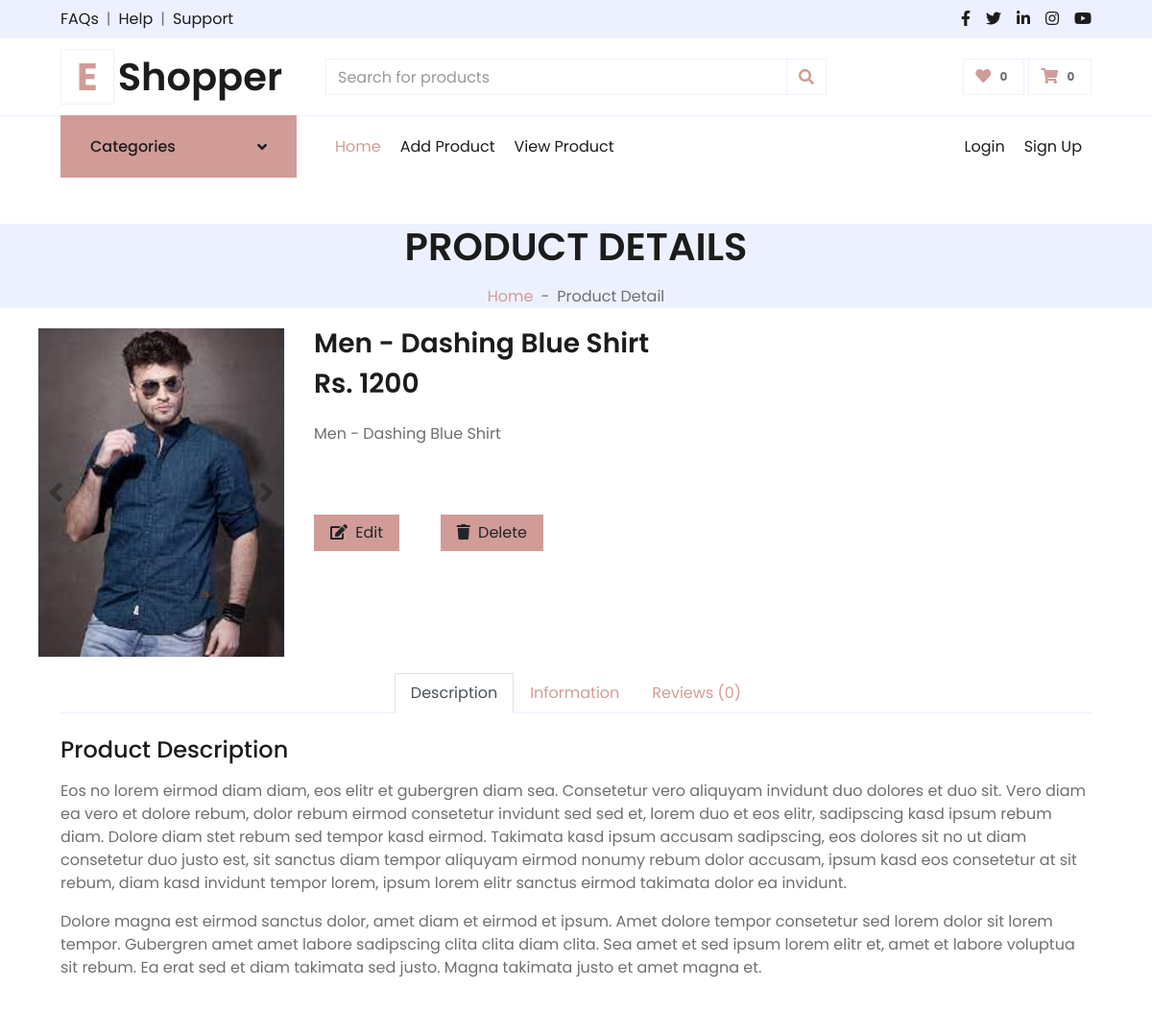
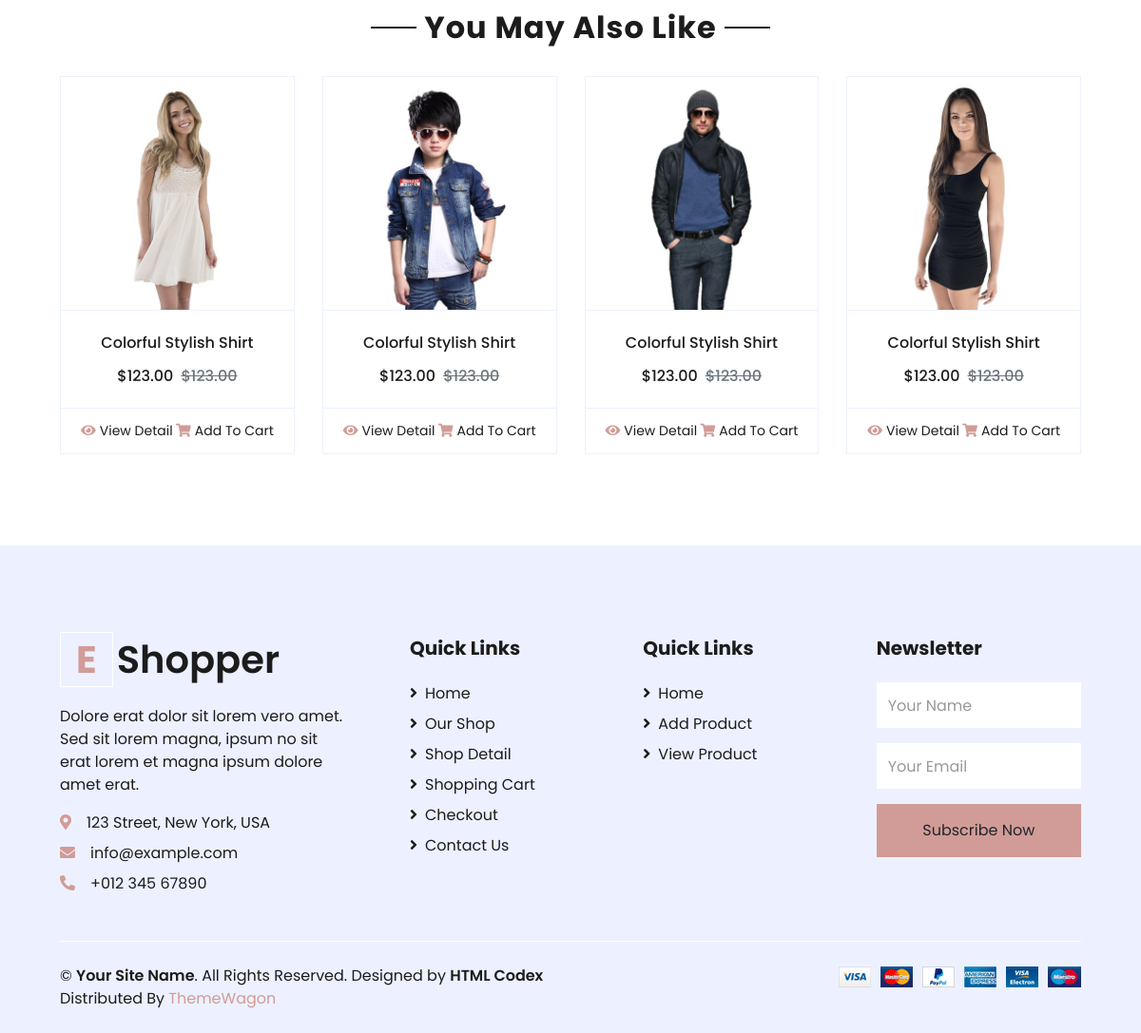
Page /seller-product-detail/1/ on the committed database (2 pictures, top to bottom).
### myapp/models.py (models this page shows, shortened)
class Product(models.Model):
	category=(
			('men','men'),
			('women','women'),
			('accesories','accesories'),
		)
	seller=models.ForeignKey(User,on_delete=models.CASCADE)
	product_category=models.CharField(max_length=100, choices= category)
	product_name=models.CharField(max_length=100)
	product_price=models.PositiveIntegerField()
	product_desc=models.TextField()
	product_image=models.ImageField(upload_to="product_image/")

### myapp/views.py (the view)
# urls.py: path('seller-product-detail/<int:pk>/',views.seller_product_detail,name='seller-product-detail'),
def seller_product_detail(request,pk):
	product=Product.objects.get(pk=pk)
	return render(request,'seller-product-detail.html',{'product':product})

### myapp/templates/seller-product-detail.html (shortened to what this page needs)
{% extends 'seller-header.html' %}
{% load static %}
{% block content %}
<!DOCTYPE html>
<html lang="en">
<head>
</head>
<body>
    <div class="container-fluid bg-secondary mb-3" align="center">
            <h1 class="font-weight-semi-bold text-uppercase mb-3">Product Details</h1>
            <div class="d-inline-flex">
                <p class="m-0"><a href="">Home</a></p>
                <p class="m-0 px-2">-</p>
                <p class="m-0">Product Detail</p>
            </div>
        </div>
    <div class="container-fluid py-1">
        <div class="row px-xl-4">
            <div class="col-lg-3 pb-3">
                <div id="product-carousel" class="carousel slide" data-ride="carousel">
                    <div class="carousel-inner border">
                        <div class="carousel-item active">
                            <img class="w-100 h-100" src="{{product.product_image.url}}" alt="Image">
                        </div>
                    </div>
                    <a class="carousel-control-prev" href="#product-carousel" data-slide="prev">
                        <i class="fa fa-2x fa-angle-left text-dark"></i>
                    </a>
                    <a class="carousel-control-next" href="#product-carousel" data-slide="next">
                        <i class="fa fa-2x fa-angle-right text-dark"></i>
                    </a>
                </div>
            </div>
            <div class="col-lg-7 pb-5">
                <h3 class="font-weight-semi-bold">{{product.product_name}}</h3>
                <h3 class="font-weight-semi-bold mb-4">Rs. {{product.product_price}}</h3>
                <p class="mb-4">{{product.product_desc}}</p>
                <div class="d-flex align-items-center mb-4 pt-2">
                    <a href="{% url 'seller-edit-product' pk=product.pk %}"><button class="btn btn-primary px-3"><i class="fa fa-edit mr-1"></i> Edit </button></a>
                    <a href="{% url 'seller-delete-product' pk=product.pk %}"><button class="btn btn-primary px-3"><i class="fa fa-trash mr-1"></i> Delete </button></a>
                </div>
            </div>
        </div>
        <div class="row px-xl-5">
            <div class="col">
                <div class="nav nav-tabs justify-content-center border-secondary mb-4">
                    <a class="nav-item nav-link active" data-toggle="tab" href="#tab-pane-1">Description</a>
                    <a class="nav-item nav-link" data-toggle="tab" href="#tab-pane-2">Information</a>
                    <a class="nav-item nav-link" data-toggle="tab" href="#tab-pane-3">Reviews (0)</a>
                </div>
                <div class="tab-content">
                    <div class="tab-pane fade show active" id="tab-pane-1">
                        <h4 class="mb-3">Product Description</h4>
                        <p>Eos no lorem eirmod diam diam, eos elitr et gubergren diam sea. Consetetur vero aliquyam invidunt duo dolores et duo sit. Vero diam ea vero et dolore rebum, dolor rebum eirmod consetetur invidunt sed sed et, lorem duo et eos elitr, sadipscing kasd ipsum rebum diam. Dolore diam stet rebum sed tempor kasd eirmod. Takimata kasd ipsum accusam sadipscing, eos dolores sit no ut diam consetetur duo justo est, sit sanctus diam tempor aliquyam eirmod nonumy rebum dolor accusam, ipsum kasd eos consetetur at sit rebum, diam kasd invidunt tempor lorem, ipsum lorem elitr sanctus eirmod takimata dolor ea invidunt.</p>
                        <p>Dolore magna est eirmod sanctus dolor, amet diam et eirmod et ipsum. Amet dolore tempor consetetur sed lorem dolor sit lorem tempor. Gubergren amet amet labore sadipscing clita clita diam clita. Sea amet et sed ipsum lorem elitr et, amet et labore voluptua sit rebum. Ea erat sed et diam takimata sed justo. Magna takimata justo et amet magna et.</p>
                    </div>
                </div>
            </div>
        </div>
    </div>
    <div class="container-fluid py-5">
        <div class="text-center mb-4">
            <h2 class="section-title px-5"><span class="px-2">You May Also Like</span></h2>
        </div>
        <div class="row px-xl-5">
            <div class="col">
                <div class="owl-carousel related-carousel">
                    <div class="card product-item border-0">
                        <div class="card-header product-img position-relative overflow-hidden bg-transparent border p-0">
                            <img class="img-fluid w-100" src="img/product-1.jpg" alt="">
                        </div>
                        <div class="card-body border-left border-right text-center p-0 pt-4 pb-3">
                            <h6 class="text-truncate mb-3">Colorful Stylish Shirt</h6>
                            <div class="d-flex justify-content-center">
                                <h6>$123.00</h6><h6 class="text-muted ml-2"><del>$123.00</del></h6>
                            </div>
                        </div>
                        <div class="card-footer d-flex justify-content-between bg-light border">
                            <a href="" class="btn btn-sm text-dark p-0"><i class="fas fa-eye text-primary mr-1"></i>View Detail</a>
                            <a href="" class="btn btn-sm text-dark p-0"><i class="fas fa-shopping-cart text-primary mr-1"></i>Add To Cart</a>
                        </div>
                    </div>
                    <div class="card product-item border-0">
                        <div class="card-header product-img position-relative overflow-hidden bg-transparent border p-0">
                            <img class="img-fluid w-100" src="img/product-2.jpg" alt="">
                        </div>
                        <div class="card-body border-left border-right text-center p-0 pt-4 pb-3">
                            <h6 class="text-truncate mb-3">Colorful Stylish Shirt</h6>
                            <div class="d-flex justify-content-center">
                                <h6>$123.00</h6><h6 class="text-muted ml-2"><del>$123.00</del></h6>
                            </div>
                        </div>
                        <div class="card-footer d-flex justify-content-between bg-light border">
                            <a href="" class="btn btn-sm text-dark p-0"><i class="fas fa-eye text-primary mr-1"></i>View Detail</a>
                            <a href="" class="btn btn-sm text-dark p-0"><i class="fas fa-shopping-cart text-primary mr-1"></i>Add To Cart</a>
                        </div>
                    </div>
                    <div class="card product-item border-0">
                        <div class="card-header product-img position-relative overflow-hidden bg-transparent border p-0">
                            <img class="img-fluid w-100" src="img/product-3.jpg" alt="">
                        </div>
                        <div class="card-body border-left border-right text-center p-0 pt-4 pb-3">
                            <h6 class="text-truncate mb-3">Colorful Stylish Shirt</h6>
                            <div class="d-flex justify-content-center">
                                <h6>$123.00</h6><h6 class="text-muted ml-2"><del>$123.00</del></h6>
                            </div>
                        </div>
                        <div class="card-footer d-flex justify-content-between bg-light border">
                            <a href="" class="btn btn-sm text-dark p-0"><i class="fas fa-eye text-primary mr-1"></i>View Detail</a>
                            <a href="" class="btn btn-sm text-dark p-0"><i class="fas fa-shopping-cart text-primary mr-1"></i>Add To Cart</a>
                        </div>
                    </div>
                    <div class="card product-item border-0">
                        <div class="card-header product-img position-relative overflow-hidden bg-transparent border p-0">
                            <img class="img-fluid w-100" src="img/product-4.jpg" alt="">
                        </div>
                        <div class="card-body border-left border-right text-center p-0 pt-4 pb-3">
                            <h6 class="text-truncate mb-3">Colorful Stylish Shirt</h6>
                            <div class="d-flex justify-content-center">
                                <h6>$123.00</h6><h6 class="text-muted ml-2"><del>$123.00</del></h6>
                            </div>
                        </div>
                        <div class="card-footer d-flex justify-content-between bg-light border">
                            <a href="" class="btn btn-sm text-dark p-0"><i class="fas fa-eye text-primary mr-1"></i>View Detail</a>
                            <a href="" class="btn btn-sm text-dark p-0"><i class="fas fa-shopping-cart text-primary mr-1"></i>Add To Cart</a>
                        </div>
                    </div>
                </div>
            </div>
        </div>
    </div>
</body>
</html>
{% endblock %}

### rows in the picture
Product: product_image (picture), product_name "Men - Dashing Blue Shirt", product_price "1200", product_desc "Men - Dashing Blue Shirt"
